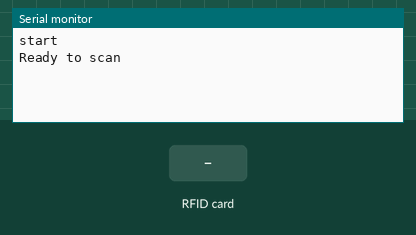
Recording of a sketch running on a simulated Arduino Uno, built with avr-gcc and run on an emulated ATmega328P. Parts: the last lines printed to the serial monitor. Inputs (shaded band) come from the test bench.

Above: at 1.2 s.
1.3 s: RFID card 04 2C 77 EA 3D 75 80 held to the reader
At 2.4 s:
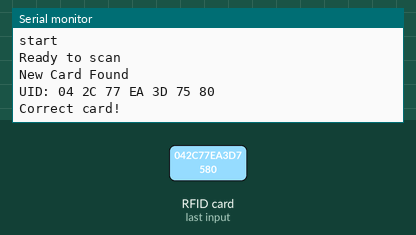
2.8 s: RFID card 5E 7A 19 C4 held to the reader
At 3.3 s:
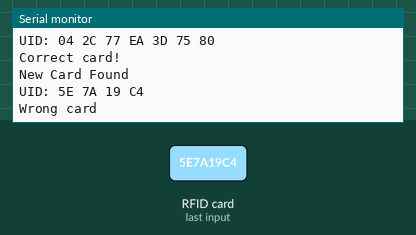

The sketch:

RFID_v.1.0.ino
```cpp
//add libraries
#include <SPI.h> //library used to communicate with SPI devices, like the RFID scanner
//#include <MFRC522.h> //library used to work specifically with RFID readers

#include <PN532_SPI.h>
#include <PN532.h>
#include <NfcAdapter.h>

//#define RST_PIN 9  //pin where RST > RFID is connected
//#define SS_PIN 10  //pin where SPI SS > RFID is connected

//MFRC522 mfrc522(SS_PIN, RST_PIN);  // Create MFRC522 instance using the necessary pins
//byte accesUID2[7] = { 0x04, 0x27, 0x17, 0xE2, 0x3D, 0x75, 0x80 }; //create array consisting of bytes, with a starting value (each starting with 0x signifying them as individual bytes)
PN532_SPI pn532spi(SPI, 10);   // SS pin
NfcAdapter nfc = NfcAdapter(pn532spi);
bool cardCorrect = false; //create a bool variable showing if the card is the correct one or not
String validUID = "04 2C 77 EA 3D 75 80";

void setup() {
  Serial.begin(115200);  // Initialize serial communications with the PC
  Serial.println("start");
  /*SPI.begin();                        // Initiate SPI bus
  mfrc522.PCD_Init();                 // Initiate MFRC522
  delay(4);                           // Optional delay during startup
  mfrc522.PCD_DumpVersionToSerial(); */ // Dumps some info on the PCD and MFRC522 Card Reader, like version
  nfc.begin();
  Serial.println(F("Ready to scan")); //additional feedback to show if setup was succesfull
}

void loop() {

if (!nfc.tagPresent())
    {
        return;
    }

    Serial.println("New Card Found"); //if a new card is presented, it gives feedback

    NfcTag tag = nfc.read();

    String tagUid = tag.getUidString(); //Get UID from the card read

    Serial.print("UID: "); //Print UID for reference (during coding)
    Serial.println(tagUid);

    if (tagUid == validUID)
    {
        Serial.println("Correct card!"); //if UID is correct, print it
        cardCorrect = true;
    }
    else
    {
        Serial.println("Wrong card");
        cardCorrect = false;
    }

    /*Serial.print("cardCorrect = ");
    Serial.println(cardCorrect);*/

    delay(1000);
}
```

Measured:
- after the input at 1.3 s, the serial monitor: prints a new line at once (image 1)
- after the input at 2.8 s, the serial monitor: prints a new line at once (image 2)
